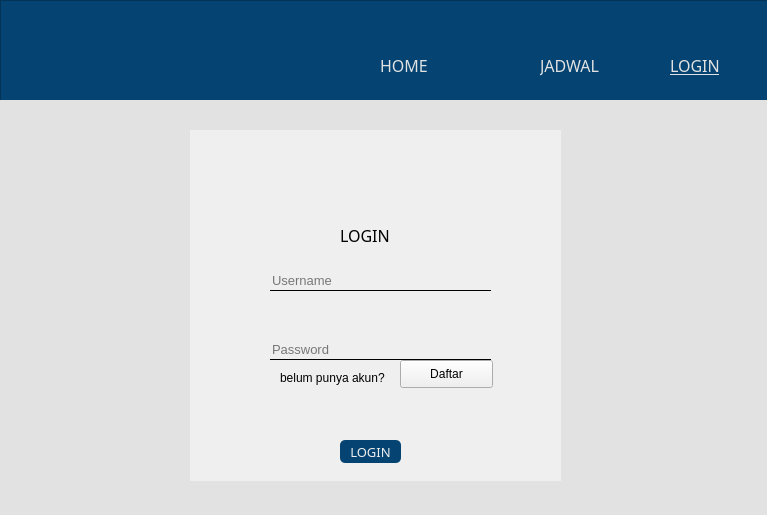
<?xml version="1.0" encoding="UTF-8"?>
<ui version="4.0">
 <class>Dialoglogin</class>
 <widget class="QDialog" name="Dialoglogin">
  <property name="geometry">
   <rect>
    <x>0</x>
    <y>0</y>
    <width>767</width>
    <height>515</height>
   </rect>
  </property>
  <property name="windowTitle">
   <string>Dialog</string>
  </property>
  <widget class="QFrame" name="frameheader">
   <property name="geometry">
    <rect>
     <x>0</x>
     <y>0</y>
     <width>771</width>
     <height>101</height>
    </rect>
   </property>
   <property name="styleSheet">
    <string notr="true">background-color: rgb(4, 67, 114);</string>
   </property>
   <property name="frameShape">
    <enum>QFrame::StyledPanel</enum>
   </property>
   <property name="frameShadow">
    <enum>QFrame::Raised</enum>
   </property>
   <widget class="QLabel" name="home">
    <property name="geometry">
     <rect>
      <x>380</x>
      <y>50</y>
      <width>51</width>
      <height>31</height>
     </rect>
    </property>
    <property name="font">
     <font>
      <family>Arial Rounded MT Bold</family>
      <pointsize>12</pointsize>
      <weight>50</weight>
      <bold>false</bold>
      <underline>false</underline>
     </font>
    </property>
    <property name="styleSheet">
     <string notr="true">color: rgb(225, 226, 225);</string>
    </property>
    <property name="text">
     <string>HOME</string>
    </property>
   </widget>
   <widget class="QLabel" name="futbooklogo">
    <property name="geometry">
     <rect>
      <x>40</x>
      <y>10</y>
      <width>71</width>
      <height>81</height>
     </rect>
    </property>
    <property name="font">
     <font>
      <pointsize>26</pointsize>
      <weight>75</weight>
      <bold>true</bold>
     </font>
    </property>
    <property name="styleSheet">
     <string notr="true">image: url(:/sorce/lg1.png);</string>
    </property>
    <property name="text">
     <string/>
    </property>
    <property name="pixmap">
     <pixmap>:/sorce/lg1.png</pixmap>
    </property>
    <property name="scaledContents">
     <bool>true</bool>
    </property>
   </widget>
   <widget class="QLabel" name="jadwal">
    <property name="geometry">
     <rect>
      <x>540</x>
      <y>50</y>
      <width>71</width>
      <height>31</height>
     </rect>
    </property>
    <property name="font">
     <font>
      <family>Arial Rounded MT Bold</family>
      <pointsize>12</pointsize>
      <weight>50</weight>
      <bold>false</bold>
      <underline>false</underline>
     </font>
    </property>
    <property name="styleSheet">
     <string notr="true">color: rgb(225, 226, 225);</string>
    </property>
    <property name="text">
     <string>JADWAL</string>
    </property>
   </widget>
   <widget class="QLabel" name="login">
    <property name="geometry">
     <rect>
      <x>670</x>
      <y>50</y>
      <width>61</width>
      <height>31</height>
     </rect>
    </property>
    <property name="font">
     <font>
      <family>Arial Rounded MT Bold</family>
      <pointsize>12</pointsize>
      <weight>50</weight>
      <bold>false</bold>
      <underline>true</underline>
     </font>
    </property>
    <property name="styleSheet">
     <string notr="true">color: rgb(225, 226, 225);</string>
    </property>
    <property name="text">
     <string>LOGIN</string>
    </property>
   </widget>
   <widget class="QLabel" name="notif">
    <property name="geometry">
     <rect>
      <x>470</x>
      <y>60</y>
      <width>31</width>
      <height>21</height>
     </rect>
    </property>
    <property name="font">
     <font>
      <family>Arial Rounded MT Bold</family>
      <pointsize>12</pointsize>
      <weight>50</weight>
      <bold>false</bold>
      <underline>false</underline>
     </font>
    </property>
    <property name="styleSheet">
     <string notr="true">image: url(:/sorce/bell.png);</string>
    </property>
    <property name="text">
     <string/>
    </property>
   </widget>
  </widget>
  <widget class="QFrame" name="framebody">
   <property name="geometry">
    <rect>
     <x>0</x>
     <y>100</y>
     <width>771</width>
     <height>451</height>
    </rect>
   </property>
   <property name="styleSheet">
    <string notr="true">background-color: rgb(225, 226, 225);</string>
   </property>
   <property name="frameShape">
    <enum>QFrame::NoFrame</enum>
   </property>
   <property name="frameShadow">
    <enum>QFrame::Raised</enum>
   </property>
   <widget class="QFrame" name="framesubbody">
    <property name="geometry">
     <rect>
      <x>190</x>
      <y>30</y>
      <width>371</width>
      <height>351</height>
     </rect>
    </property>
    <property name="styleSheet">
     <string notr="true">background-color: rgb(239, 239, 240);
border-color: rgb(4, 67, 114);
</string>
    </property>
    <property name="frameShape">
     <enum>QFrame::NoFrame</enum>
    </property>
    <property name="frameShadow">
     <enum>QFrame::Raised</enum>
    </property>
    <widget class="QLineEdit" name="username">
     <property name="geometry">
      <rect>
       <x>80</x>
       <y>140</y>
       <width>221</width>
       <height>21</height>
      </rect>
     </property>
     <property name="font">
      <font>
       <family>Arial</family>
       <pointsize>10</pointsize>
      </font>
     </property>
     <property name="styleSheet">
      <string notr="true">baground:transpararent;
colour:black;
border:none;
border-bottom:1px solid;</string>
     </property>
     <property name="text">
      <string/>
     </property>
     <property name="placeholderText">
      <string>Username </string>
     </property>
    </widget>
    <widget class="QLabel" name="lusername">
     <property name="geometry">
      <rect>
       <x>50</x>
       <y>140</y>
       <width>21</width>
       <height>21</height>
      </rect>
     </property>
     <property name="font">
      <font>
       <family>Arial Narrow</family>
       <pointsize>11</pointsize>
      </font>
     </property>
     <property name="styleSheet">
      <string notr="true">image: url(:/sorce/user.png);</string>
     </property>
     <property name="text">
      <string/>
     </property>
    </widget>
    <widget class="QLineEdit" name="password">
     <property name="geometry">
      <rect>
       <x>80</x>
       <y>210</y>
       <width>221</width>
       <height>20</height>
      </rect>
     </property>
     <property name="font">
      <font>
       <family>Arial</family>
       <pointsize>10</pointsize>
      </font>
     </property>
     <property name="styleSheet">
      <string notr="true">baground:transpararent;
colour:black;
border:none;
border-bottom:1px solid;</string>
     </property>
     <property name="text">
      <string/>
     </property>
     <property name="placeholderText">
      <string>Password</string>
     </property>
    </widget>
    <widget class="QLabel" name="lpassword">
     <property name="geometry">
      <rect>
       <x>50</x>
       <y>210</y>
       <width>21</width>
       <height>21</height>
      </rect>
     </property>
     <property name="font">
      <font>
       <family>Arial Narrow</family>
       <pointsize>11</pointsize>
      </font>
     </property>
     <property name="styleSheet">
      <string notr="true">image: url(:/sorce/lock.png);</string>
     </property>
     <property name="text">
      <string/>
     </property>
    </widget>
    <widget class="QPushButton" name="login_2">
     <property name="geometry">
      <rect>
       <x>150</x>
       <y>310</y>
       <width>61</width>
       <height>23</height>
      </rect>
     </property>
     <property name="font">
      <font>
       <family>Arial Rounded MT Bold</family>
       <pointsize>10</pointsize>
      </font>
     </property>
     <property name="styleSheet">
      <string notr="true">background-color: rgb(4, 67, 114);
color: rgb(239, 239, 240);
border-radius:5px;</string>
     </property>
     <property name="text">
      <string>LOGIN</string>
     </property>
     <property name="flat">
      <bool>false</bool>
     </property>
    </widget>
    <widget class="QLabel" name="ilogin">
     <property name="geometry">
      <rect>
       <x>150</x>
       <y>20</y>
       <width>71</width>
       <height>61</height>
      </rect>
     </property>
     <property name="font">
      <font>
       <family>Arial Narrow</family>
       <pointsize>11</pointsize>
      </font>
     </property>
     <property name="styleSheet">
      <string notr="true">image: url(:/source/sorce/round-account-button-with-user-inside.png)</string>
     </property>
     <property name="text">
      <string/>
     </property>
    </widget>
    <widget class="QLabel" name="llogin">
     <property name="geometry">
      <rect>
       <x>150</x>
       <y>90</y>
       <width>71</width>
       <height>31</height>
      </rect>
     </property>
     <property name="font">
      <font>
       <family>Arial Rounded MT Bold</family>
       <pointsize>12</pointsize>
       <weight>50</weight>
       <bold>false</bold>
       <underline>false</underline>
      </font>
     </property>
     <property name="styleSheet">
      <string notr="true">color: rgb(0, 0, 0);</string>
     </property>
     <property name="text">
      <string>LOGIN</string>
     </property>
    </widget>
    <widget class="QLabel" name="lbelum">
     <property name="geometry">
      <rect>
       <x>90</x>
       <y>240</y>
       <width>111</width>
       <height>16</height>
      </rect>
     </property>
     <property name="font">
      <font>
       <family>Arial</family>
       <pointsize>9</pointsize>
      </font>
     </property>
     <property name="text">
      <string>belum punya akun?</string>
     </property>
    </widget>
    <widget class="QPushButton" name="daftarBtn">
     <property name="geometry">
      <rect>
       <x>210</x>
       <y>230</y>
       <width>93</width>
       <height>28</height>
      </rect>
     </property>
     <property name="text">
      <string>Daftar</string>
     </property>
    </widget>
   </widget>
  </widget>
 </widget>
 <resources>
  <include location="resource.qrc"/>
 </resources>
 <connections/>
</ui>
